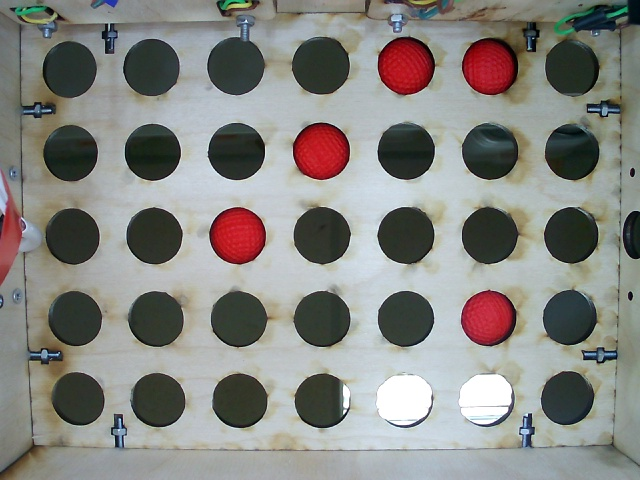
#> input picture fotos/7.jpg, 640 x 480 px
$ python main.py   (older library calls are emulated)
#> lines starting #> are read from the running program, lines starting #| are printed output that depends on the picture; after the words box and inside, x2 and y2 are one past the last pixel; in counts of white or black regions, pixels touching at a corner belong together
#> further down, image is the input picture: shape (480, 640, 3); mean B, G, R 130.2, 134.4, 134.7
### hsv_mod.py
import cv2
import numpy as np
import os
import time

def balls(image,save:bool = False):
#> called with save = False
    img = image
    h,w,_=img.shape
#> h = 480; w = 640
    img=cv2.resize(img,(w,h))
    hsv = cv2.cvtColor(img, cv2.COLOR_BGR2HSV )
#> hsv: shape (480, 640, 3); mean H, S, V 71.2, 38.1, 142

    h1 = 0
    s1 = 158
    v1 = 109
    h2 = 180
    s2 = 255
    v2 = 255

    h_min = np.array((h1, s1, v1), np.uint8)
    h_max = np.array((h2, s2, v2), np.uint8)
    img_bin = cv2.inRange(hsv, h_min, h_max)
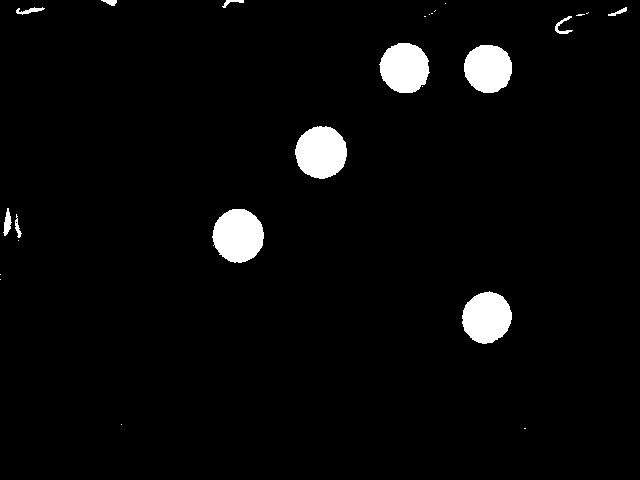
#> img_bin: shape (480, 640); 3.5% white; 25 white regions (13 under 20 px), largest, box (x1, y1, x2, y2) and area: (212, 209, 264, 263) 2157, (295, 126, 347, 179) 2136, (462, 291, 512, 344) 1992

    #ch = cv2.waitKey(5)
    if save:
        t = time.time()
        cv2.imwrite(f"images/{t}.jpg", img_bin)
        res = []
        res.append(t, img_bin)
        return res

    return img_bin, image

### get_bin.py
import cv2
import numpy as np


def clear(img_bin, image):
    kernel = np.ones((5, 5), 'uint8')
    img_bin = cv2.erode(img_bin, kernel, iterations=3)
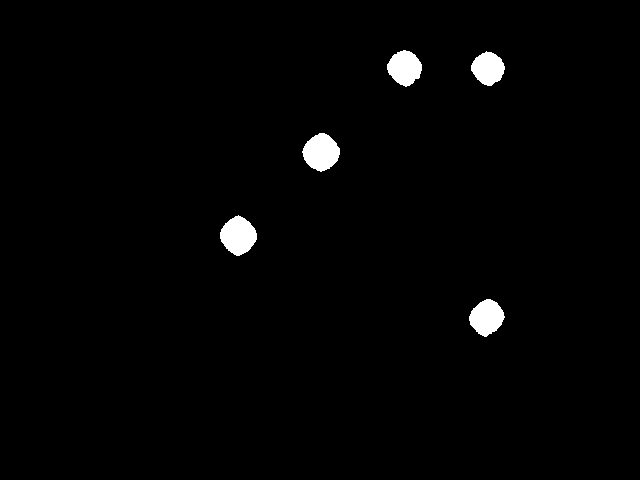
#> img_bin: shape (480, 640); 1.6% white; 5 white regions, box (x1, y1, x2, y2) and area: (220, 215, 257, 256) 1048, (302, 133, 340, 172) 1041, (469, 299, 505, 337) 930, (387, 50, 422, 87) 912, (471, 51, 505, 86) 833
    img_bin = cv2.dilate(img_bin, kernel, iterations=3)
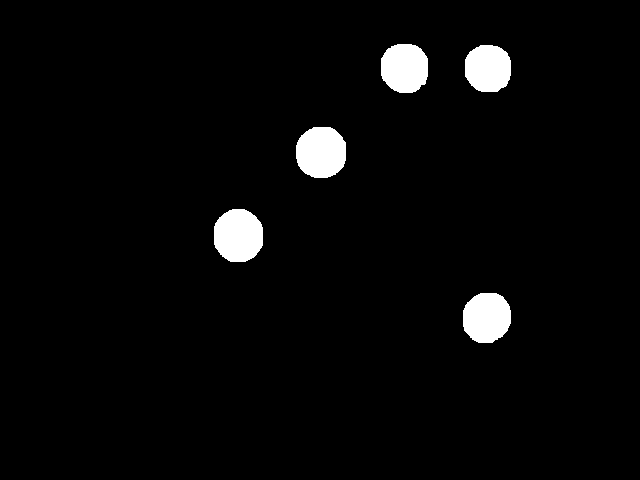
#> img_bin: shape (480, 640); 3.2% white; 5 white regions
    return img_bin, image


### findContours.py
import cv2
import numpy as np
dictionary = cv2.aruco.getPredefinedDictionary(cv2.aruco.DICT_4X4_50)
from hsv_mod import balls
cv2.namedWindow("res")
cv2.namedWindow("image")

def get_img():
    image = cv2.imread('fotos/7.jpg')
    return balls(image), image

def find_coun(img_bin, image):
    img_bin,image = img_bin,image


    coords=[]
    # [8 lines of commented-out code are left out]
    cv2.imshow('bin',img_bin)
    _, contours, hierarchy= cv2.findContours(img_bin,cv2.RETR_EXTERNAL, cv2.CHAIN_APPROX_SIMPLE)
#> contours = 5 contours; box (x1, y1, x2, y2) and area: (214, 209, 263, 262) 2053, (296, 127, 346, 178) 2034, (463, 293, 511, 343) 1889, (381, 44, 428, 93) 1846, (465, 45, 511, 92) 1735
    cv2.drawContours( image, contours, -1, (255,0,0),
                      3, cv2.LINE_AA, hierarchy, 1 )
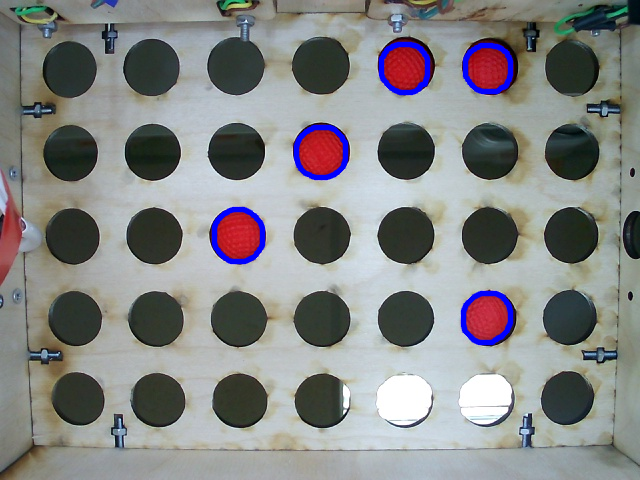
#> image: shape (480, 640, 3); 1.82% of pixels changed, all inside (x1, y1, x2, y2) = (211, 41, 514, 346)
    return img_bin, image

### main.py
import cv2
import numpy as np
import os
import time

from hsv_mod import balls
from findContours import find_coun
from get_bin import clear

file_name = "fotos/7.jpg"
image = cv2.imread(file_name)

img_bin, image = balls(image)

img_bin, image = clear(img_bin, image)

img_bin, image = find_coun(img_bin, image)

cv2.imshow('res',img_bin)
cv2.imshow('image',image)
cv2.waitKey()

$ run again, with fotos/1.jpg copied over fotos/7.jpg
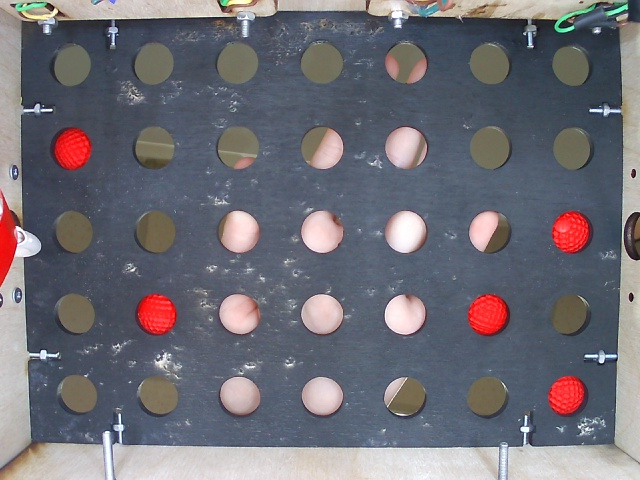
#> input picture fotos/1.jpg, 640 x 480 px
#> image is the input picture: shape (480, 640, 3); mean B, G, R 117, 109.1, 110.4
#> hsv: shape (480, 640, 3); mean H, S, V 90.9, 54.2, 126.5
#> in clear, `img_bin = cv2.dilate(img_bin, kernel, iterations=3)`:
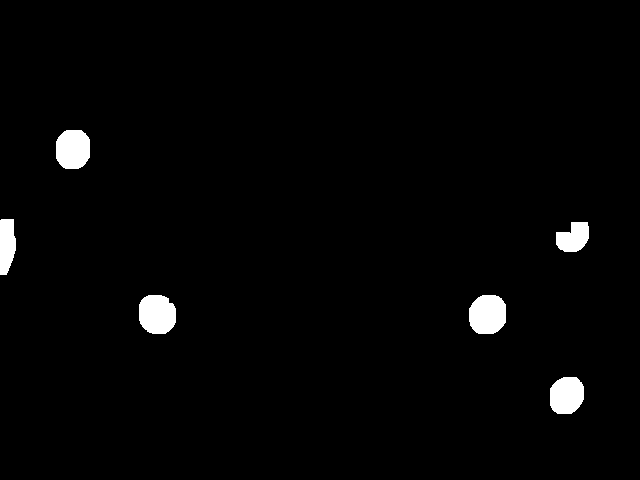
#> img_bin: shape (480, 640); 2% white; 6 white regions
#> contours = 6 contours; box (x1, y1, x2, y2) and area: (469, 295, 506, 334) 1170, (139, 295, 176, 334) 1157, (56, 130, 90, 169) 1090, (550, 377, 584, 414) 1008, (556, 222, 589, 252) 690, (0, 219, 16, 275) 684
#> in find_coun, `cv2.drawContours( image, contours, -1, (255,0,0), 3, cv2.LINE_AA, hier..`:
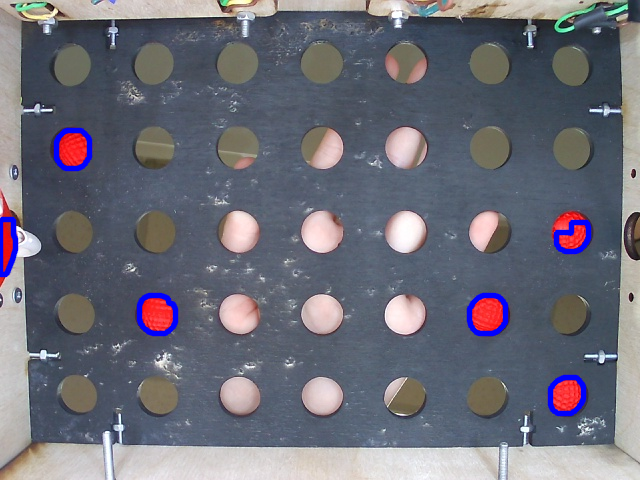
#> image: shape (480, 640, 3); 1.6% of pixels changed, all inside (x1, y1, x2, y2) = (0, 127, 592, 417)

$ run again, with fotos/2.jpg copied over fotos/7.jpg
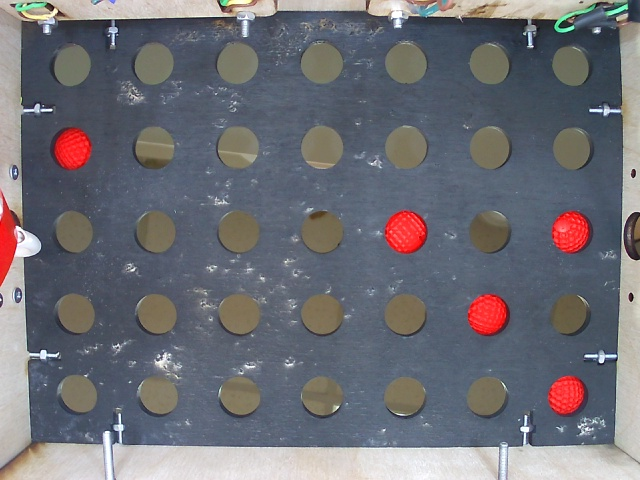
#> input picture fotos/2.jpg, 640 x 480 px
#> image is the input picture: shape (480, 640, 3); mean B, G, R 116.8, 110, 110
#> hsv: shape (480, 640, 3); mean H, S, V 87.7, 54.1, 126.4
#> in clear, `img_bin = cv2.dilate(img_bin, kernel, iterations=3)`:
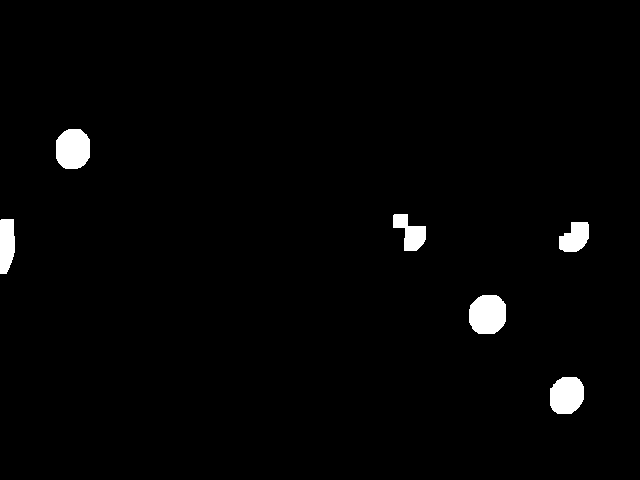
#> img_bin: shape (480, 640); 1.8% white; 6 white regions
#> contours = 6 contours; box (x1, y1, x2, y2) and area: (469, 295, 506, 334) 1169, (56, 129, 90, 169) 1102, (550, 377, 584, 414) 1004, (0, 219, 15, 274) 659, (393, 214, 426, 251) 630, (559, 222, 589, 252) 623
#> in find_coun, `cv2.drawContours( image, contours, -1, (255,0,0), 3, cv2.LINE_AA, hier..`:
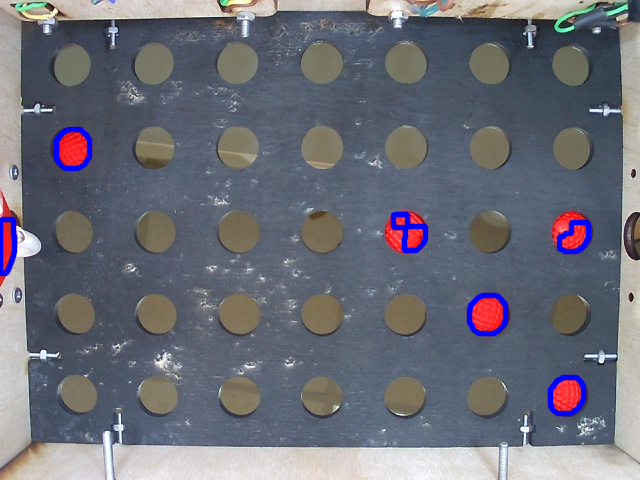
#> image: shape (480, 640, 3); 1.58% of pixels changed, all inside (x1, y1, x2, y2) = (0, 126, 592, 417)
